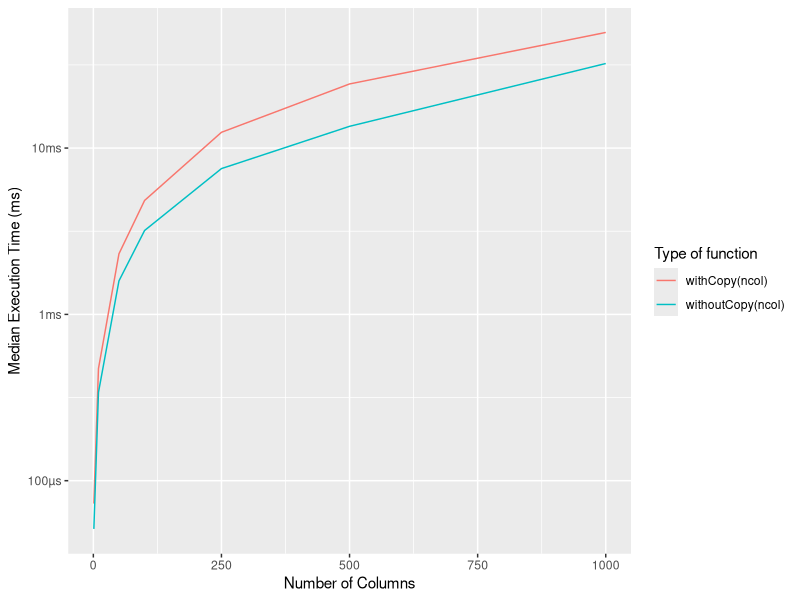

Generate this figure with R: (Note: this script raises an error after producing the figure.)
## ---- chunk 1
a <- 1:10
b <- a
c <- b
d <- 1:10
## ---- chunk 2
library(lobstr)

obj_addr(a)
obj_addr(b)
obj_addr(c)
obj_addr(d)
## ---- chunk 3
obj_addr(mean)
obj_addr(base::mean)
obj_addr(get("mean"))
obj_addr(evalq(mean))
obj_addr(match.fun("mean"))
## ---- chunk 4
make.names(c("123abc", "@me", "_yu", "  gh", "else"))
## ---- chunk 5
.123e1 < 1
## ---- chunk 6
tracemem(1:10)
## ---- chunk 7
x <- c(1L, 2L, 3L)
tracemem(x)

x[[3]] <- 4
## ---- chunk 8
x <- c(1L, 2L, 3L)
tracemem(x)

x[[3]] <- 4L
## ---- chunk 9
a <- 1:10
b <- list(a, a)
c <- list(b, a, 1:10)

ref(a)

ref(b)

ref(c)
## ---- chunk 10
x <- list(1:10)
x
obj_addr(x)

x[[2]] <- x
x
obj_addr(x)

ref(x)
## ---- chunk 11
y <- rep(list(runif(1e4)), 100)

object.size(y)

obj_size(y)
## ---- chunk 12
funs <- list(mean, sd, var)
obj_size(funs)
## ---- chunk 13
obj_size(mean)
obj_size(sd)
obj_size(var)

obj_size(mean) + obj_size(sd) + obj_size(var)
## ---- chunk 14
a <- runif(1e6)
obj_size(a)

b <- list(a, a)
obj_size(b)
obj_size(a, b)

b[[1]][[1]] <- 10
obj_size(b)
obj_size(a, b)

b[[2]][[1]] <- 10
obj_size(b)
obj_size(a, b)
## ---- chunk 15
x <- list()

obj_addr(x)

tracemem(x)

x[[1]] <- x

obj_addr(x[[1]])
## ---- chunk 16
library(bench)
library(tidyverse)

generateDataFrame <- function(ncol) {
  as.data.frame(matrix(runif(100 * ncol), nrow = 100))
}

withCopy <- function(ncol) {
  x <- generateDataFrame(ncol)
  medians <- vapply(x, median, numeric(1))

  for (i in seq_along(medians)) {
    x[[i]] <- x[[i]] - medians[[i]]
  }

  return(x)
}

withoutCopy <- function(ncol) {
  x <- generateDataFrame(ncol)
  medians <- vapply(x, median, numeric(1))

  y <- as.list(x)

  for (i in seq_along(medians)) {
    y[[i]] <- y[[i]] - medians[[i]]
  }

  return(y)
}

benchComparison <- function(ncol) {
  bench::mark(
    withCopy(ncol),
    withoutCopy(ncol),
    iterations = 100,
    check = FALSE
  ) %>%
    dplyr::select(expression:total_time)
}

nColList <- list(1, 10, 50, 100, 250, 500, 1000)

names(nColList) <- as.character(nColList)

benchDf <- purrr::map_dfr(
  .x = nColList,
  .f = benchComparison,
  .id = "nColumns"
)
## ---- chunk 17
ggplot(
  benchDf,
  aes(
    x = as.numeric(nColumns),
    y = median,
    group = as.character(expression),
    color = as.character(expression)
  )
) +
  geom_line() +
  labs(
    x = "Number of Columns",
    y = "Median Execution Time (ms)",
    colour = "Type of function"
  )
## ---- chunk 18
e <- rlang::env(a = 1, b = "3")
tracemem(e)
